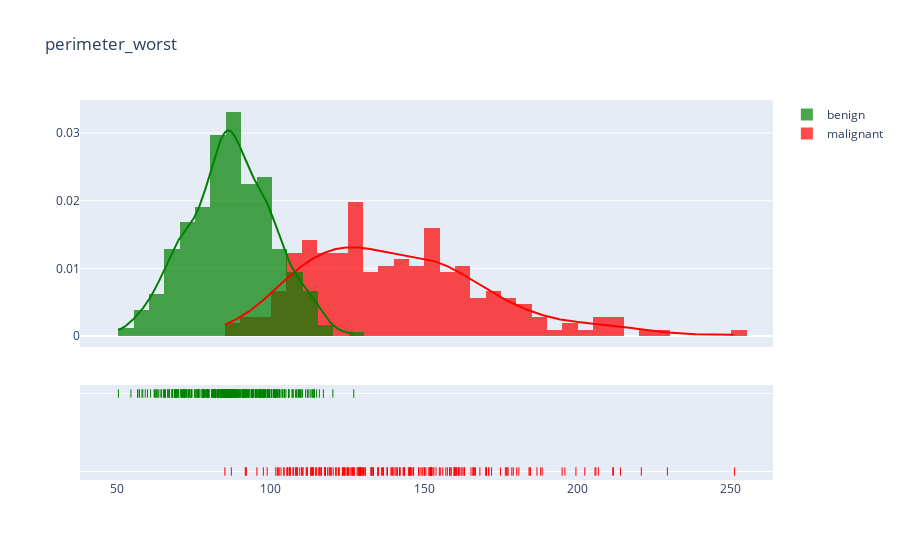

The code cell stored with this chart in its notebook:
### Code cell
plot_distribution('perimeter_worst', 5)

### Figure 1 — Plotly figure (JSON) as saved in the notebook; plotly's stock layout.template omitted (floating-point values rounded to 4 significant figures; data arrays with more than 128 entries replaced by an {"elided": "..."} marker saying what was removed)
{"data": [{"autobinx": false, "histnorm": "probability density", "legendgroup": "malignant", "marker": {"color": "red"}, "name": "malignant", "opacity": 0.7, "type": "histogram", "x": {"elided": "212 float values"}, "xaxis": "x", "xbins": {"end": 251.2, "size": 5, "start": 85.1}, "yaxis": "y"}, {"autobinx": false, "histnorm": "probability density", "legendgroup": "benign", "marker": {"color": "green"}, "name": "benign", "opacity": 0.7, "type": "histogram", "x": {"elided": "357 float values"}, "xaxis": "x", "xbins": {"end": 127.1, "size": 5, "start": 50.41}, "yaxis": "y"}, {"legendgroup": "malignant", "marker": {"color": "red"}, "mode": "lines", "name": "malignant", "showlegend": false, "type": "scatter", "x": {"elided": "500 float values"}, "xaxis": "x", "y": {"elided": "500 float values"}, "yaxis": "y"}, {"legendgroup": "benign", "marker": {"color": "green"}, "mode": "lines", "name": "benign", "showlegend": false, "type": "scatter", "x": {"elided": "500 float values"}, "xaxis": "x", "y": {"elided": "500 float values"}, "yaxis": "y"}, {"legendgroup": "malignant", "marker": {"color": "red", "symbol": "line-ns-open"}, "mode": "markers", "name": "malignant", "showlegend": false, "type": "scatter", "x": {"elided": "212 float values"}, "xaxis": "x", "y": {"elided": "212 str values"}, "yaxis": "y2"}, {"legendgroup": "benign", "marker": {"color": "green", "symbol": "line-ns-open"}, "mode": "markers", "name": "benign", "showlegend": false, "type": "scatter", "x": {"elided": "357 float values"}, "xaxis": "x", "y": {"elided": "357 str values"}, "yaxis": "y2"}], "layout": {"barmode": "overlay", "hovermode": "closest", "legend": {"traceorder": "reversed"}, "title": {"text": "perimeter_worst"}, "xaxis": {"anchor": "y2", "domain": [0, 1], "zeroline": false}, "yaxis": {"anchor": "free", "domain": [0.35, 1], "position": 0}, "yaxis2": {"anchor": "x", "domain": [0, 0.25], "dtick": 1, "showticklabels": false}}}
